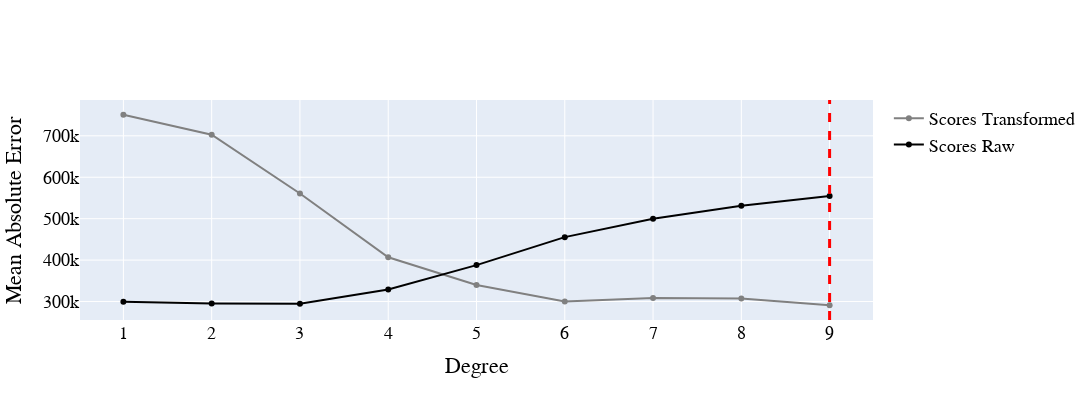

Notebook cell for this chart:
### Code cell
degree_best_performance_world_pop = plot_cross_val_score_comparison(chosen_dataset="World Population")

### Figure 1 — Plotly figure (JSON) as saved in the notebook; plotly's stock layout.template omitted (floating-point values rounded to 4 significant figures)
{"data": [{"line": {"color": "grey"}, "name": "Scores Transformed", "type": "scatter", "x": [1, 2, 3, 4, 5, 6, 7, 8, 9], "y": [750900.0, 702700.0, 560800.0, 406800.0, 340000.0, 300000.0, 308300.0, 307400.0, 291000.0]}, {"line": {"color": "black"}, "name": "Scores Raw", "type": "scatter", "x": [1, 2, 3, 4, 5, 6, 7, 8, 9], "y": [299600.0, 295300.0, 294500.0, 328900.0, 387900.0, 455500.0, 499900.0, 531000.0, 554900.0]}], "layout": {"font": {"color": "Black", "family": "Arial", "size": 18}, "height": 400, "shapes": [{"line": {"color": "red", "dash": "dash", "width": 3}, "name": "Best Performance", "type": "line", "x0": 9, "x1": 9, "xref": "x", "y0": 0, "y1": 1, "yref": "y domain"}], "showlegend": true, "width": 1200, "xaxis": {"title": {"text": "Degree"}}, "yaxis": {"title": {"text": "Mean Absolute Error"}}}}
